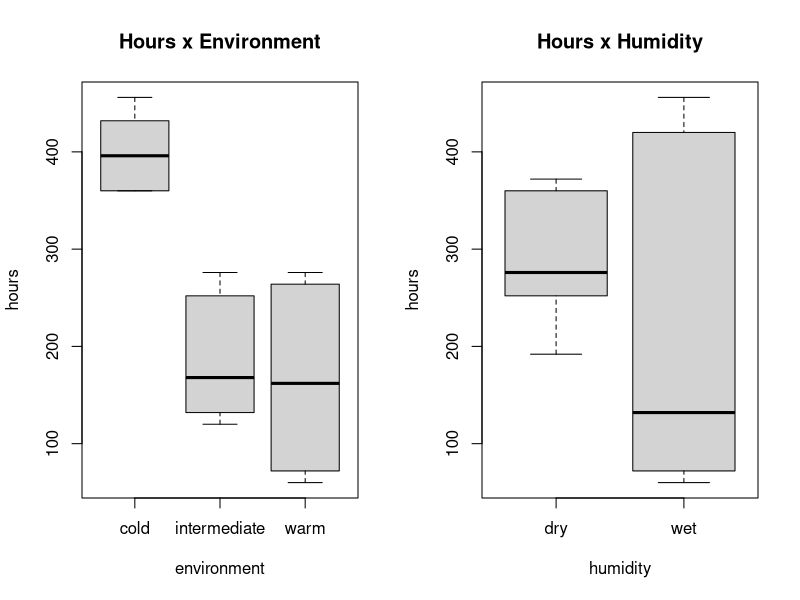
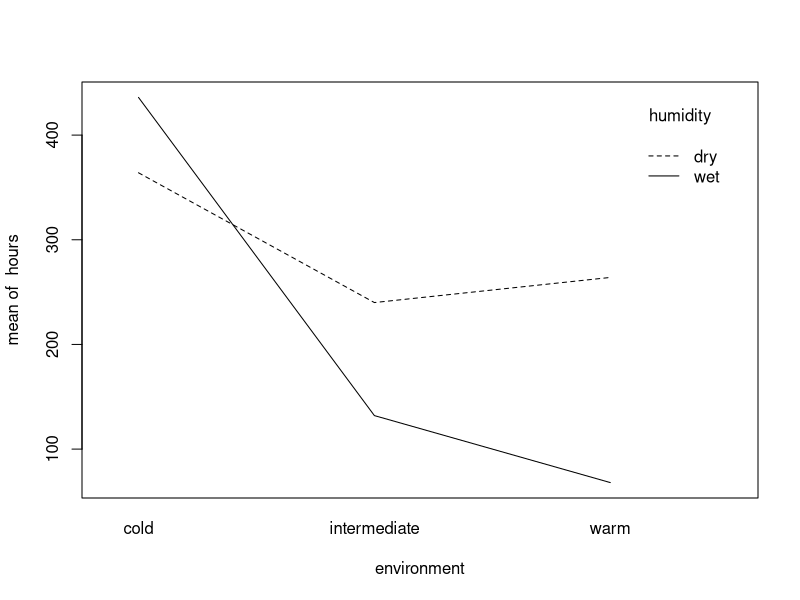
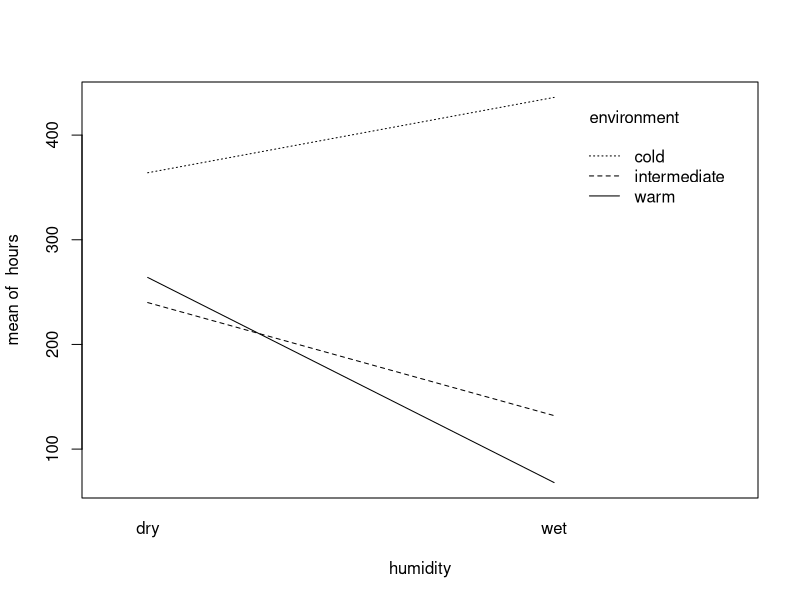
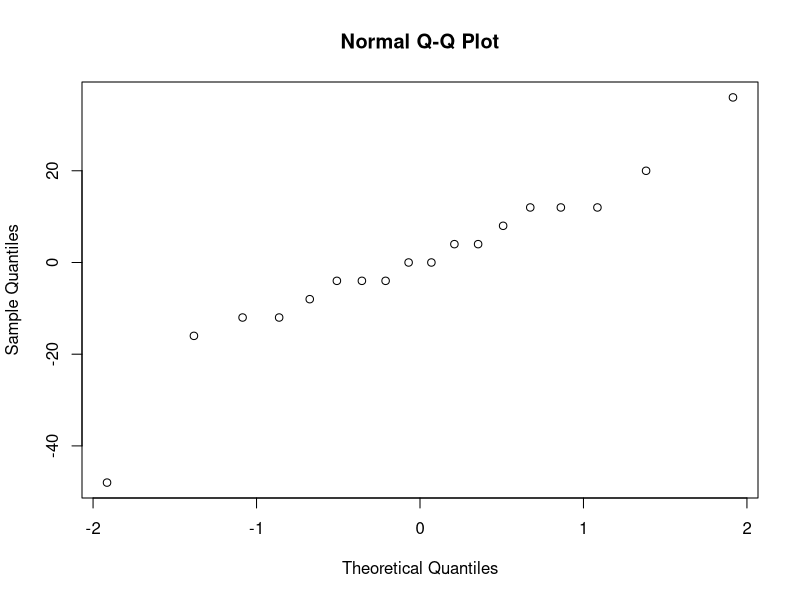
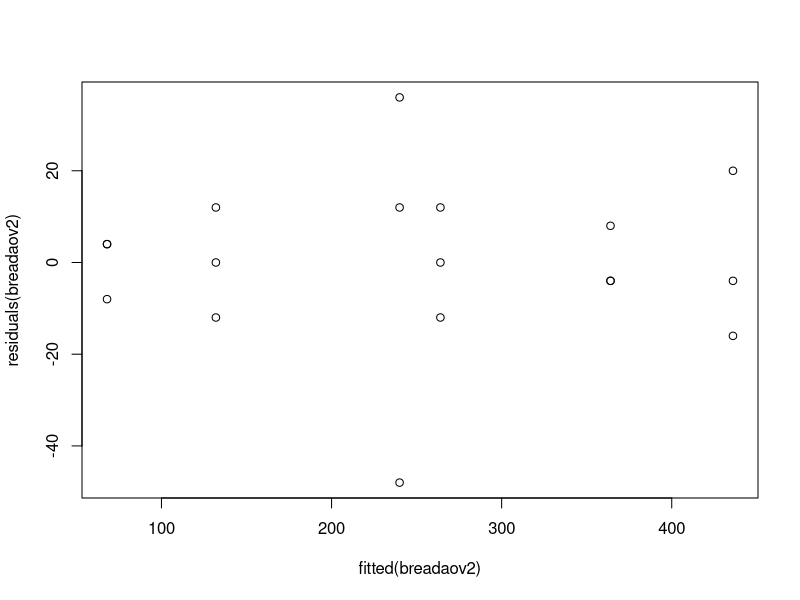
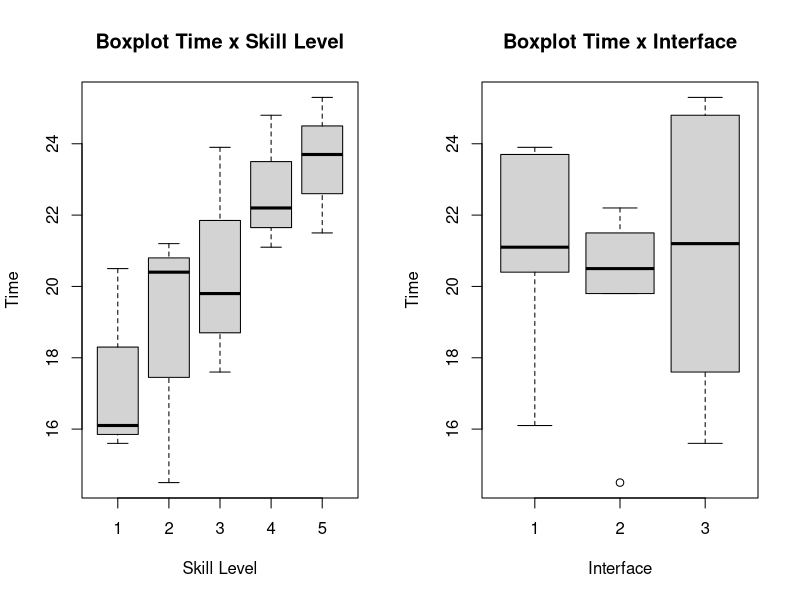
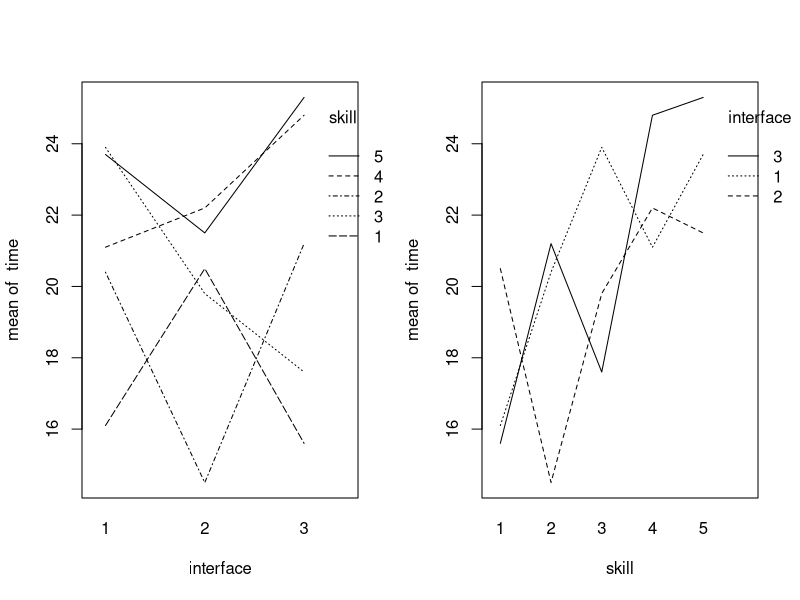
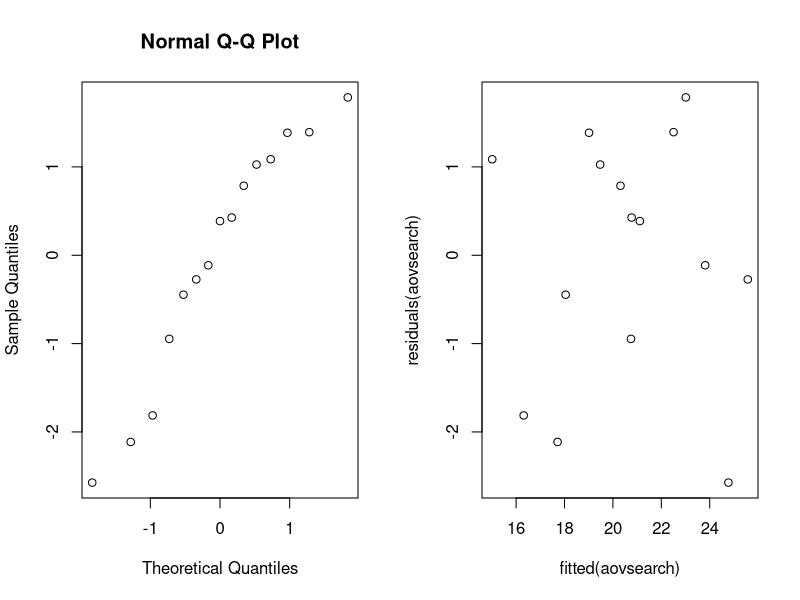

Generate these figures, in order, with R: (Note: this script raises an error after producing the figures.)
# Loading necessary packages, so they are available in the current session.
library(multcomp)
library(lme4)

### Exercise 1
data_bread <- read.table(file = "bread.txt", header = TRUE)

# QUestion 1:
I = 3 #levels of temperature.
J = 2 #levels of humidity.
N = 3 #experimental units per combination of the two factors, given that the total of units is 18.
rbind(rep(1:I,each=N*J),rep(1:J,N*I),sample(1:(N*I*J)))

# QUestion 2:
par(mfrow=c(1,2))
boxplot(hours~environment,data=data_bread, main ="Hours x Environment")
boxplot(hours~humidity,data=data_bread, main ="Hours x Humidity")

par(mfrow=c(1,1))
attach(data_bread)
interaction.plot(environment,humidity,hours)
interaction.plot(humidity,environment,hours)

# QUestion 3:
data_bread$environment=as.factor(data_bread$environment)
data_bread$humidity=as.factor(data_bread$humidity)
breadaov=lm(hours~environment*humidity,data=data_bread)
anova(breadaov)

# QUestion 4:
contrasts(data_bread$environment)=contr.sum
contrasts(data_bread$humidity)=contr.sum
breadaov2=lm(hours~environment*humidity,data=data_bread)
anova(breadaov2)
summary(breadaov2)

# QUestion 5:
#Checking the normality of the population.
qqnorm(residuals(breadaov2))

# An extra check is also the Shapiro test.
shapiro.test(residuals(breadaov2))

# Checking the assumption of equal population variances.
plot(fitted(breadaov2), residuals(breadaov2))

### Exercise 2
search = read.table("search.txt", header = TRUE)

# Question 1:
B = 5
I = 3
skill = as.factor(rep(1:B, I))
interface = as.factor(rep(1:I, B))
studentindex = sample(1:B*I)
search_random_frame= data.frame(cbind(skill, interface, studentindex))
search_random_frame

# Question 2:
attach(search)

par(mfrow=c(1,2))
boxplot(time~skill, main="Boxplot Time x Skill Level", ylab="Time", xlab="Skill Level")
boxplot(time~interface, main="Boxplot Time x Interface", ylab="Time", xlab="Interface")

par(mfrow=c(1,2))
interaction.plot(interface, skill, time); interaction.plot(skill, interface, time); 

# Question 3:
search$skill <- factor(search$skill)
search$interface <-  factor(search$interface)
aovsearch = lm(time~interface+skill, data = search)
anova(aovsearch)

# Question 4: ?
summary(aovsearch)
# Result is generated from summary of anova
estimatedTime = 15.013 +  5.300  + 4.460  

# Question 5:
par(mfrow=c(1,2))
qqnorm(residuals(aovsearch))
plot(fitted(aovsearch), residuals(aovsearch))

# Question 6: ?
friedman.test(time, interface, skill, data = search)
#friedman.test(time~interface|skill, data = search)

# Question 7:
oneaovsearch = lm(time~interface, data = search)
anova(oneaovsearch)

### Exercise 3

# Question 1
cream= read.table("cream.txt",header = TRUE)

cream$batch= as.factor(cream$batch)
cream$position= as.factor(cream$position)
cream$starter= as.factor(cream$starter)

creamaov= lm(acidity ~ starter + batch + position,data = cream)
summary(creamaov)

# Question 2
library(multcomp)
creammult= glht(creamaov,linfct = mcp(starter="Tukey"))
summary(creammult)

# Question 3
# In Word File

# Question 4
confint(creammult)


### Exercise 4
library(lme4)
# Question 1
cow = read.table("cow.txt", header = TRUE)
cow$id = factor(cow$id)
cow$per = factor(cow$per)
cow$treatment = factor(cow$treatment)

cowlm = lm(milk~treatment+id+per, data = cow)
summary(cowlm)

# Question 2: Result from question 1

# Question 3
cowlmer = lmer(milk~treatment+order+per+(1|id), data = cow)
summary(cowlmer)

# Question 4
attach(cow)
t.test(milk[treatment=="A"],milk[treatment=="B"],paired=TRUE)

### Exercise 5

# Question 1

nausea.frame=data.frame("nausea" = integer(),"medicin" = character(), stringsAsFactors = FALSE)
index = 1
for(i in 1:100){
  nausea.frame[i,] <- rbind(0, "Chlorpromazine")
  index = index + 1
}

for(i in 1:52){
  nausea.frame[index,] <- rbind(1, "Chlorpromazine")
  index = index + 1
}

for(i in 1:32){
  nausea.frame[index,] <- rbind(0, "Pentobarbital(100mg)")
  index = index + 1
}

for(i in 1:35){
  nausea.frame[index,] <- rbind(1, "Pentobarbital(100mg)")
  index = index + 1
}

for(i in 1:48){
  nausea.frame[index,] <- rbind(0, "Pentobarbital(150mg)")
  index = index + 1
}

for(i in 1:37){
  nausea.frame[index,] <- rbind(1, "Pentobarbital(150mg)")
  index = index + 1
}

nausea.frame

# Question 2
nausea.frame$medicin=as.factor(nausea.frame$medicin)

xtabs(~medicin+nausea)

# Question 3
attach(nausea.frame)

t = chisq.test(xtabs(~medicin+nausea))[[1]]
B=1000
tstar=numeric(B)
for (i in 1:B){
  medicinstar=sample(medicin)
  tstar[i]= chisq.test(xtabs(~medicinstar+nausea))[[1]]
}

hist(tstar)
t
pl=sum(tstar<t)/B
pr=sum(tstar>t)/B
p=2*min(pl,pr)
pl;pr;p

# Question 4
chisq.test(xtabs(~medicin+nausea))

### Exercise 6

# Question 1
airpollution= read.table("airpollution.txt", header = TRUE)
pairs(oxidant ~ day + wind + temperature + humidity + insolation , data= airpollution, upper.panel= NULL)

# Question 2
oxidant_day= lm(oxidant ~ day, data = airpollution)
summary(oxidant_day)
#p_value: 0.582

oxidant_wind= lm(oxidant ~ wind, data = airpollution)
summary(oxidant_wind)
#p_value: 8.20e-07

oxidant_temperature=lm(oxidant ~ temperature, data = airpollution)
summary(oxidant_temperature)
#p_value: 1.17e-06

oxidant_humidity=lm(oxidant ~ humidity, data = airpollution)
summary(oxidant_humidity)
#p_value: 0.056317

oxidant_insolation=lm(oxidant ~ insolation, data = airpollution)
summary(oxidant_insolation)
#p_value: 0.00441

## step 1 - select the smallest p-value (wind)
oxidant1= lm(oxidant ~ wind, data = airpollution)
summary(oxidant1)

## step 2 - select second smallest p-value (temperature)
oxidant2=lm(oxidant ~ wind + temperature, data = airpollution)
summary(oxidant2)

## step 3 - select third smallest p-value (insolation)
oxidant3=lm(oxidant ~ wind + temperature + insolation, data = airpollution)
summary(oxidant3)

## Best Model
oxidant2

# Question 3
## step 1 - full model
oxidant5= lm(oxidant ~ wind + temperature + insolation + humidity + day, data = airpollution)
summary(oxidant5)

## step 2 - remove the highest p-value (day)
oxidant4= lm(oxidant ~ wind + temperature + insolation + humidity , data = airpollution)
summary(oxidant4)

## step 3 - remove second highest p-value (insolation)
oxidant3= lm(oxidant ~ wind + temperature + humidity , data = airpollution)
summary(oxidant3)

## step 4 - remove third highest p-value (humidity)
oxidant2= lm(oxidant ~ wind + temperature , data = airpollution)
summary(oxidant2)

# Question 4
## Best Model
oxidant2

# Question 5
par(mfrow=c(1,2))
qqnorm(residuals(oxidant2), main = "QQ-plot residuals")
plot(fitted(oxidant2),residuals(oxidant2))
